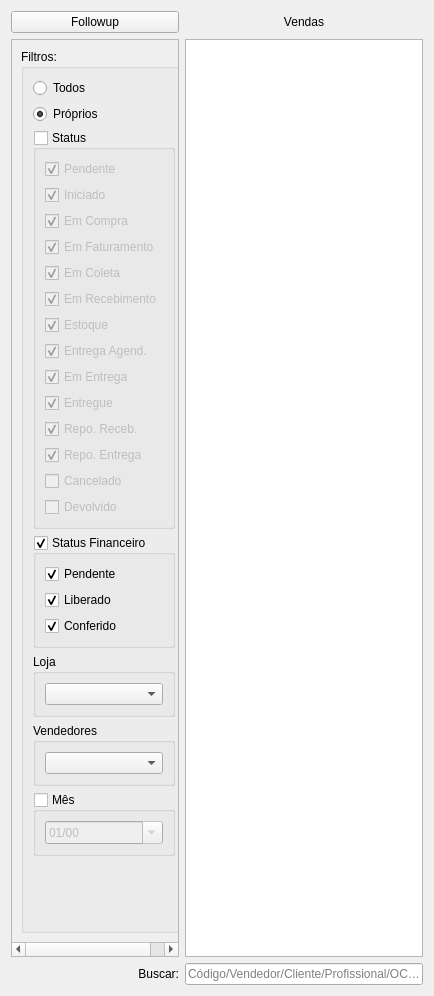
<?xml version="1.0" encoding="UTF-8"?>
<ui version="4.0">
 <class>WidgetVenda</class>
 <widget class="QWidget" name="WidgetVenda">
  <property name="geometry">
   <rect>
    <x>0</x>
    <y>0</y>
    <width>434</width>
    <height>996</height>
   </rect>
  </property>
  <property name="windowTitle">
   <string>Form</string>
  </property>
  <layout class="QGridLayout" name="gridLayout">
   <item row="1" column="0">
    <layout class="QGridLayout" name="gridLayout_4">
     <item row="0" column="1">
      <widget class="QLabel" name="labelVendas">
       <property name="text">
        <string>Vendas</string>
       </property>
       <property name="alignment">
        <set>Qt::AlignCenter</set>
       </property>
      </widget>
     </item>
     <item row="2" column="1">
      <widget class="QLineEdit" name="lineEditBusca">
       <property name="enabled">
        <bool>true</bool>
       </property>
       <property name="placeholderText">
        <string>Código/Vendedor/Cliente/Profissional/OC Rep</string>
       </property>
      </widget>
     </item>
     <item row="2" column="0">
      <widget class="QLabel" name="label_2">
       <property name="enabled">
        <bool>true</bool>
       </property>
       <property name="text">
        <string>Buscar:</string>
       </property>
       <property name="alignment">
        <set>Qt::AlignRight|Qt::AlignTrailing|Qt::AlignVCenter</set>
       </property>
      </widget>
     </item>
     <item row="1" column="1">
      <widget class="TableView" name="table">
       <property name="minimumSize">
        <size>
         <width>0</width>
         <height>0</height>
        </size>
       </property>
       <property name="mouseTracking">
        <bool>true</bool>
       </property>
       <property name="autoFillBackground">
        <bool>false</bool>
       </property>
       <property name="editTriggers">
        <set>QAbstractItemView::NoEditTriggers</set>
       </property>
       <property name="alternatingRowColors">
        <bool>true</bool>
       </property>
       <property name="selectionBehavior">
        <enum>QAbstractItemView::SelectRows</enum>
       </property>
       <property name="sortingEnabled">
        <bool>true</bool>
       </property>
      </widget>
     </item>
     <item row="1" column="0">
      <widget class="QScrollArea" name="scrollArea">
       <property name="sizePolicy">
        <sizepolicy hsizetype="Preferred" vsizetype="Preferred">
         <horstretch>0</horstretch>
         <verstretch>0</verstretch>
        </sizepolicy>
       </property>
       <property name="autoFillBackground">
        <bool>false</bool>
       </property>
       <property name="widgetResizable">
        <bool>true</bool>
       </property>
       <widget class="QWidget" name="scrollAreaWidgetContents">
        <property name="geometry">
         <rect>
          <x>0</x>
          <y>0</y>
          <width>174</width>
          <height>905</height>
         </rect>
        </property>
        <property name="autoFillBackground">
         <bool>true</bool>
        </property>
        <layout class="QGridLayout" name="gridLayout_3">
         <item row="2" column="0">
          <widget class="QGroupBox" name="groupBox">
           <property name="enabled">
            <bool>true</bool>
           </property>
           <property name="title">
            <string>Filtros:</string>
           </property>
           <property name="flat">
            <bool>false</bool>
           </property>
           <layout class="QGridLayout" name="gridLayout_2">
            <item row="4" column="0">
             <widget class="QGroupBox" name="groupBoxStatusFinanceiro">
              <property name="title">
               <string>Status Financeiro</string>
              </property>
              <property name="checkable">
               <bool>true</bool>
              </property>
              <property name="checked">
               <bool>true</bool>
              </property>
              <layout class="QGridLayout" name="gridLayout_41">
               <item row="0" column="0">
                <widget class="QCheckBox" name="checkBoxPendente2">
                 <property name="enabled">
                  <bool>true</bool>
                 </property>
                 <property name="text">
                  <string>Pendente</string>
                 </property>
                 <property name="checked">
                  <bool>true</bool>
                 </property>
                </widget>
               </item>
               <item row="2" column="0">
                <widget class="QCheckBox" name="checkBoxConferido">
                 <property name="enabled">
                  <bool>true</bool>
                 </property>
                 <property name="text">
                  <string>Conferido</string>
                 </property>
                 <property name="checked">
                  <bool>true</bool>
                 </property>
                </widget>
               </item>
               <item row="1" column="0">
                <widget class="QCheckBox" name="checkBoxLiberado">
                 <property name="enabled">
                  <bool>true</bool>
                 </property>
                 <property name="text">
                  <string>Liberado</string>
                 </property>
                 <property name="checked">
                  <bool>true</bool>
                 </property>
                </widget>
               </item>
              </layout>
             </widget>
            </item>
            <item row="7" column="0">
             <widget class="QGroupBox" name="groupBoxVendedores">
              <property name="title">
               <string>Vendedores</string>
              </property>
              <layout class="QGridLayout" name="gridLayout_6">
               <item row="0" column="0">
                <widget class="ComboBox" name="comboBoxVendedores"/>
               </item>
              </layout>
             </widget>
            </item>
            <item row="5" column="0">
             <widget class="QGroupBox" name="groupBoxLojas">
              <property name="title">
               <string>Loja</string>
              </property>
              <layout class="QGridLayout" name="gridLayout_46">
               <item row="2" column="0">
                <widget class="ComboBox" name="comboBoxLojas"/>
               </item>
              </layout>
             </widget>
            </item>
            <item row="2" column="0">
             <widget class="QGroupBox" name="groupBoxStatus">
              <property name="title">
               <string>Status</string>
              </property>
              <property name="checkable">
               <bool>true</bool>
              </property>
              <property name="checked">
               <bool>false</bool>
              </property>
              <layout class="QGridLayout" name="gridLayout_40">
               <item row="12" column="0">
                <widget class="QCheckBox" name="checkBoxCancelado">
                 <property name="enabled">
                  <bool>true</bool>
                 </property>
                 <property name="text">
                  <string>Cancelado</string>
                 </property>
                </widget>
               </item>
               <item row="3" column="0">
                <widget class="QCheckBox" name="checkBoxEmFaturamento">
                 <property name="enabled">
                  <bool>true</bool>
                 </property>
                 <property name="text">
                  <string>Em Faturamento</string>
                 </property>
                 <property name="checked">
                  <bool>true</bool>
                 </property>
                </widget>
               </item>
               <item row="4" column="0">
                <widget class="QCheckBox" name="checkBoxEmColeta">
                 <property name="enabled">
                  <bool>true</bool>
                 </property>
                 <property name="text">
                  <string>Em Coleta</string>
                 </property>
                 <property name="checked">
                  <bool>true</bool>
                 </property>
                </widget>
               </item>
               <item row="10" column="0">
                <widget class="QCheckBox" name="checkBoxRepoReceb">
                 <property name="enabled">
                  <bool>true</bool>
                 </property>
                 <property name="text">
                  <string>Repo. Receb.</string>
                 </property>
                 <property name="checked">
                  <bool>true</bool>
                 </property>
                </widget>
               </item>
               <item row="13" column="0">
                <widget class="QCheckBox" name="checkBoxDevolvido">
                 <property name="enabled">
                  <bool>true</bool>
                 </property>
                 <property name="text">
                  <string>Devolvido</string>
                 </property>
                </widget>
               </item>
               <item row="5" column="0">
                <widget class="QCheckBox" name="checkBoxEmRecebimento">
                 <property name="enabled">
                  <bool>true</bool>
                 </property>
                 <property name="text">
                  <string>Em Recebimento</string>
                 </property>
                 <property name="checked">
                  <bool>true</bool>
                 </property>
                </widget>
               </item>
               <item row="6" column="0">
                <widget class="QCheckBox" name="checkBoxEstoque">
                 <property name="enabled">
                  <bool>true</bool>
                 </property>
                 <property name="text">
                  <string>Estoque</string>
                 </property>
                 <property name="checked">
                  <bool>true</bool>
                 </property>
                </widget>
               </item>
               <item row="9" column="0">
                <widget class="QCheckBox" name="checkBoxEntregue">
                 <property name="enabled">
                  <bool>true</bool>
                 </property>
                 <property name="text">
                  <string>Entregue</string>
                 </property>
                 <property name="checked">
                  <bool>true</bool>
                 </property>
                </widget>
               </item>
               <item row="7" column="0">
                <widget class="QCheckBox" name="checkBoxEntregaAgend">
                 <property name="enabled">
                  <bool>true</bool>
                 </property>
                 <property name="text">
                  <string>Entrega Agend.</string>
                 </property>
                 <property name="checked">
                  <bool>true</bool>
                 </property>
                </widget>
               </item>
               <item row="8" column="0">
                <widget class="QCheckBox" name="checkBoxEmEntrega">
                 <property name="enabled">
                  <bool>true</bool>
                 </property>
                 <property name="text">
                  <string>Em Entrega</string>
                 </property>
                 <property name="checked">
                  <bool>true</bool>
                 </property>
                </widget>
               </item>
               <item row="2" column="0">
                <widget class="QCheckBox" name="checkBoxEmCompra">
                 <property name="enabled">
                  <bool>true</bool>
                 </property>
                 <property name="text">
                  <string>Em Compra</string>
                 </property>
                 <property name="checked">
                  <bool>true</bool>
                 </property>
                </widget>
               </item>
               <item row="0" column="0">
                <widget class="QCheckBox" name="checkBoxPendente">
                 <property name="enabled">
                  <bool>true</bool>
                 </property>
                 <property name="text">
                  <string>Pendente</string>
                 </property>
                 <property name="checked">
                  <bool>true</bool>
                 </property>
                </widget>
               </item>
               <item row="1" column="0">
                <widget class="QCheckBox" name="checkBoxIniciado">
                 <property name="enabled">
                  <bool>true</bool>
                 </property>
                 <property name="text">
                  <string>Iniciado</string>
                 </property>
                 <property name="checked">
                  <bool>true</bool>
                 </property>
                </widget>
               </item>
               <item row="11" column="0">
                <widget class="QCheckBox" name="checkBoxRepoEntrega">
                 <property name="enabled">
                  <bool>true</bool>
                 </property>
                 <property name="text">
                  <string>Repo. Entrega</string>
                 </property>
                 <property name="checked">
                  <bool>true</bool>
                 </property>
                </widget>
               </item>
              </layout>
             </widget>
            </item>
            <item row="8" column="0">
             <widget class="QGroupBox" name="groupBoxMes">
              <property name="enabled">
               <bool>true</bool>
              </property>
              <property name="title">
               <string>Mês</string>
              </property>
              <property name="checkable">
               <bool>true</bool>
              </property>
              <property name="checked">
               <bool>false</bool>
              </property>
              <layout class="QGridLayout" name="gridLayout_5">
               <item row="0" column="0">
                <widget class="QDateEdit" name="dateEdit">
                 <property name="currentSection">
                  <enum>QDateTimeEdit::MonthSection</enum>
                 </property>
                 <property name="displayFormat">
                  <string>MM/yy</string>
                 </property>
                 <property name="calendarPopup">
                  <bool>true</bool>
                 </property>
                </widget>
               </item>
              </layout>
             </widget>
            </item>
            <item row="1" column="0">
             <widget class="QRadioButton" name="radioButtonProprios">
              <property name="text">
               <string>Próprios</string>
              </property>
              <property name="checked">
               <bool>true</bool>
              </property>
             </widget>
            </item>
            <item row="0" column="0">
             <widget class="QRadioButton" name="radioButtonTodos">
              <property name="text">
               <string>Todos</string>
              </property>
              <property name="checked">
               <bool>false</bool>
              </property>
             </widget>
            </item>
            <item row="10" column="0">
             <spacer name="verticalSpacer">
              <property name="orientation">
               <enum>Qt::Vertical</enum>
              </property>
              <property name="sizeHint" stdset="0">
               <size>
                <width>20</width>
                <height>40</height>
               </size>
              </property>
             </spacer>
            </item>
           </layout>
          </widget>
         </item>
        </layout>
       </widget>
      </widget>
     </item>
     <item row="0" column="0">
      <widget class="QPushButton" name="pushButtonFollowup">
       <property name="text">
        <string>Followup</string>
       </property>
      </widget>
     </item>
    </layout>
   </item>
  </layout>
 </widget>
 <customwidgets>
  <customwidget>
   <class>TableView</class>
   <extends>QTableView</extends>
   <header>src/tableview.h</header>
  </customwidget>
  <customwidget>
   <class>ComboBox</class>
   <extends>QComboBox</extends>
   <header>src/combobox.h</header>
  </customwidget>
 </customwidgets>
 <resources/>
 <connections/>
</ui>
